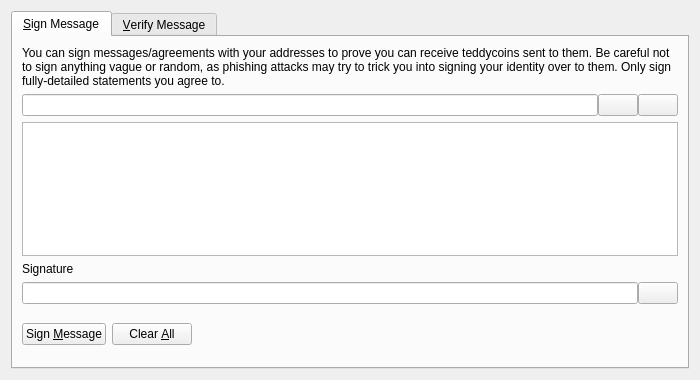
<?xml version="1.0" encoding="UTF-8"?>
<ui version="4.0">
 <class>SignVerifyMessageDialog</class>
 <widget class="QDialog" name="SignVerifyMessageDialog">
  <property name="geometry">
   <rect>
    <x>0</x>
    <y>0</y>
    <width>700</width>
    <height>380</height>
   </rect>
  </property>
  <property name="windowTitle">
   <string>Signatures - Sign / Verify a Message</string>
  </property>
  <property name="modal">
   <bool>true</bool>
  </property>
  <layout class="QVBoxLayout" name="verticalLayout">
   <item>
    <widget class="QTabWidget" name="tabWidget">
     <property name="currentIndex">
      <number>0</number>
     </property>
     <widget class="QWidget" name="tabSignMessage">
      <attribute name="title">
       <string>&amp;Sign Message</string>
      </attribute>
      <layout class="QVBoxLayout" name="verticalLayout_SM">
       <item>
        <widget class="QLabel" name="infoLabel_SM">
         <property name="text">
          <string>You can sign messages/agreements with your addresses to prove you can receive teddycoins sent to them. Be careful not to sign anything vague or random, as phishing attacks may try to trick you into signing your identity over to them. Only sign fully-detailed statements you agree to.</string>
         </property>
         <property name="textFormat">
          <enum>Qt::PlainText</enum>
         </property>
         <property name="wordWrap">
          <bool>true</bool>
         </property>
        </widget>
       </item>
       <item>
        <layout class="QHBoxLayout" name="horizontalLayout_1_SM">
         <property name="spacing">
          <number>0</number>
         </property>
         <item>
          <widget class="QValidatedLineEdit" name="addressIn_SM">
           <property name="toolTip">
            <string>The Teddycoin address to sign the message with</string>
           </property>
          </widget>
         </item>
         <item>
          <widget class="QPushButton" name="addressBookButton_SM">
           <property name="toolTip">
            <string>Choose previously used address</string>
           </property>
           <property name="text">
            <string/>
           </property>
           <property name="icon">
            <iconset resource="../bitcoin.qrc">
             <normaloff>:/icons/address-book</normaloff>:/icons/address-book</iconset>
           </property>
           <property name="shortcut">
            <string>Alt+A</string>
           </property>
           <property name="autoDefault">
            <bool>false</bool>
           </property>
          </widget>
         </item>
         <item>
          <widget class="QPushButton" name="pasteButton_SM">
           <property name="toolTip">
            <string>Paste address from clipboard</string>
           </property>
           <property name="text">
            <string/>
           </property>
           <property name="icon">
            <iconset resource="../bitcoin.qrc">
             <normaloff>:/icons/editpaste</normaloff>:/icons/editpaste</iconset>
           </property>
           <property name="shortcut">
            <string>Alt+P</string>
           </property>
           <property name="autoDefault">
            <bool>false</bool>
           </property>
          </widget>
         </item>
        </layout>
       </item>
       <item>
        <widget class="QPlainTextEdit" name="messageIn_SM">
         <property name="toolTip">
          <string>Enter the message you want to sign here</string>
         </property>
        </widget>
       </item>
       <item>
        <widget class="QLabel" name="signatureLabel_SM">
         <property name="text">
          <string>Signature</string>
         </property>
         <property name="textFormat">
          <enum>Qt::PlainText</enum>
         </property>
        </widget>
       </item>
       <item>
        <layout class="QHBoxLayout" name="horizontalLayout_2_SM">
         <property name="spacing">
          <number>0</number>
         </property>
         <item>
          <widget class="QLineEdit" name="signatureOut_SM">
           <property name="font">
            <font>
             <italic>true</italic>
            </font>
           </property>
           <property name="readOnly">
            <bool>true</bool>
           </property>
          </widget>
         </item>
         <item>
          <widget class="QPushButton" name="copySignatureButton_SM">
           <property name="toolTip">
            <string>Copy the current signature to the system clipboard</string>
           </property>
           <property name="text">
            <string/>
           </property>
           <property name="icon">
            <iconset resource="../bitcoin.qrc">
             <normaloff>:/icons/editcopy</normaloff>:/icons/editcopy</iconset>
           </property>
           <property name="autoDefault">
            <bool>false</bool>
           </property>
          </widget>
         </item>
        </layout>
       </item>
       <item>
        <layout class="QHBoxLayout" name="horizontalLayout_3_SM">
         <item>
          <widget class="QPushButton" name="signMessageButton_SM">
           <property name="toolTip">
            <string>Sign the message to prove you own this Teddycoin address</string>
           </property>
           <property name="text">
            <string>Sign &amp;Message</string>
           </property>
           <property name="icon">
            <iconset resource="../bitcoin.qrc">
             <normaloff>:/icons/edit</normaloff>:/icons/edit</iconset>
           </property>
           <property name="autoDefault">
            <bool>false</bool>
           </property>
          </widget>
         </item>
         <item>
          <widget class="QPushButton" name="clearButton_SM">
           <property name="toolTip">
            <string>Reset all sign message fields</string>
           </property>
           <property name="text">
            <string>Clear &amp;All</string>
           </property>
           <property name="icon">
            <iconset resource="../bitcoin.qrc">
             <normaloff>:/icons/remove</normaloff>:/icons/remove</iconset>
           </property>
           <property name="autoDefault">
            <bool>false</bool>
           </property>
          </widget>
         </item>
         <item>
          <spacer name="horizontalSpacer_1_SM">
           <property name="orientation">
            <enum>Qt::Horizontal</enum>
           </property>
           <property name="sizeHint" stdset="0">
            <size>
             <width>40</width>
             <height>48</height>
            </size>
           </property>
          </spacer>
         </item>
         <item>
          <widget class="QLabel" name="statusLabel_SM">
           <property name="font">
            <font>
             <weight>75</weight>
             <bold>true</bold>
            </font>
           </property>
           <property name="text">
            <string/>
           </property>
           <property name="wordWrap">
            <bool>true</bool>
           </property>
          </widget>
         </item>
         <item>
          <spacer name="horizontalSpacer_2_SM">
           <property name="orientation">
            <enum>Qt::Horizontal</enum>
           </property>
           <property name="sizeHint" stdset="0">
            <size>
             <width>40</width>
             <height>48</height>
            </size>
           </property>
          </spacer>
         </item>
        </layout>
       </item>
      </layout>
     </widget>
     <widget class="QWidget" name="tabVerifyMessage">
      <attribute name="title">
       <string>&amp;Verify Message</string>
      </attribute>
      <layout class="QVBoxLayout" name="verticalLayout_VM">
       <item>
        <widget class="QLabel" name="infoLabel_VM">
         <property name="text">
          <string>Enter the receiver's address, message (ensure you copy line breaks, spaces, tabs, etc. exactly) and signature below to verify the message. Be careful not to read more into the signature than what is in the signed message itself, to avoid being tricked by a man-in-the-middle attack. Note that this only proves the signing party receives with the address, it cannot prove sendership of any transaction!</string>
         </property>
         <property name="textFormat">
          <enum>Qt::PlainText</enum>
         </property>
         <property name="alignment">
          <set>Qt::AlignLeading|Qt::AlignLeft|Qt::AlignTop</set>
         </property>
         <property name="wordWrap">
          <bool>true</bool>
         </property>
        </widget>
       </item>
       <item>
        <layout class="QHBoxLayout" name="horizontalLayout_1_VM">
         <property name="spacing">
          <number>0</number>
         </property>
         <item>
          <widget class="QValidatedLineEdit" name="addressIn_VM">
           <property name="toolTip">
            <string>The Teddycoin address the message was signed with</string>
           </property>
          </widget>
         </item>
         <item>
          <widget class="QPushButton" name="addressBookButton_VM">
           <property name="toolTip">
            <string>Choose previously used address</string>
           </property>
           <property name="text">
            <string/>
           </property>
           <property name="icon">
            <iconset resource="../bitcoin.qrc">
             <normaloff>:/icons/address-book</normaloff>:/icons/address-book</iconset>
           </property>
           <property name="shortcut">
            <string>Alt+A</string>
           </property>
           <property name="autoDefault">
            <bool>false</bool>
           </property>
          </widget>
         </item>
        </layout>
       </item>
       <item>
        <widget class="QPlainTextEdit" name="messageIn_VM"/>
       </item>
       <item>
        <widget class="QValidatedLineEdit" name="signatureIn_VM"/>
       </item>
       <item>
        <layout class="QHBoxLayout" name="horizontalLayout_2_VM">
         <item>
          <widget class="QPushButton" name="verifyMessageButton_VM">
           <property name="toolTip">
            <string>Verify the message to ensure it was signed with the specified Teddycoin address</string>
           </property>
           <property name="text">
            <string>Verify &amp;Message</string>
           </property>
           <property name="icon">
            <iconset resource="../bitcoin.qrc">
             <normaloff>:/icons/transaction_0</normaloff>:/icons/transaction_0</iconset>
           </property>
           <property name="autoDefault">
            <bool>false</bool>
           </property>
          </widget>
         </item>
         <item>
          <widget class="QPushButton" name="clearButton_VM">
           <property name="toolTip">
            <string>Reset all verify message fields</string>
           </property>
           <property name="text">
            <string>Clear &amp;All</string>
           </property>
           <property name="icon">
            <iconset resource="../bitcoin.qrc">
             <normaloff>:/icons/remove</normaloff>:/icons/remove</iconset>
           </property>
           <property name="autoDefault">
            <bool>false</bool>
           </property>
          </widget>
         </item>
         <item>
          <spacer name="horizontalSpacer_1_VM">
           <property name="orientation">
            <enum>Qt::Horizontal</enum>
           </property>
           <property name="sizeHint" stdset="0">
            <size>
             <width>40</width>
             <height>48</height>
            </size>
           </property>
          </spacer>
         </item>
         <item>
          <widget class="QLabel" name="statusLabel_VM">
           <property name="font">
            <font>
             <weight>75</weight>
             <bold>true</bold>
            </font>
           </property>
           <property name="text">
            <string/>
           </property>
           <property name="wordWrap">
            <bool>true</bool>
           </property>
          </widget>
         </item>
         <item>
          <spacer name="horizontalSpacer_2_VM">
           <property name="orientation">
            <enum>Qt::Horizontal</enum>
           </property>
           <property name="sizeHint" stdset="0">
            <size>
             <width>40</width>
             <height>48</height>
            </size>
           </property>
          </spacer>
         </item>
        </layout>
       </item>
      </layout>
     </widget>
    </widget>
   </item>
  </layout>
 </widget>
 <customwidgets>
  <customwidget>
   <class>QValidatedLineEdit</class>
   <extends>QLineEdit</extends>
   <header>qvalidatedlineedit.h</header>
  </customwidget>
 </customwidgets>
 <resources>
  <include location="../bitcoin.qrc"/>
 </resources>
 <connections/>
</ui>
